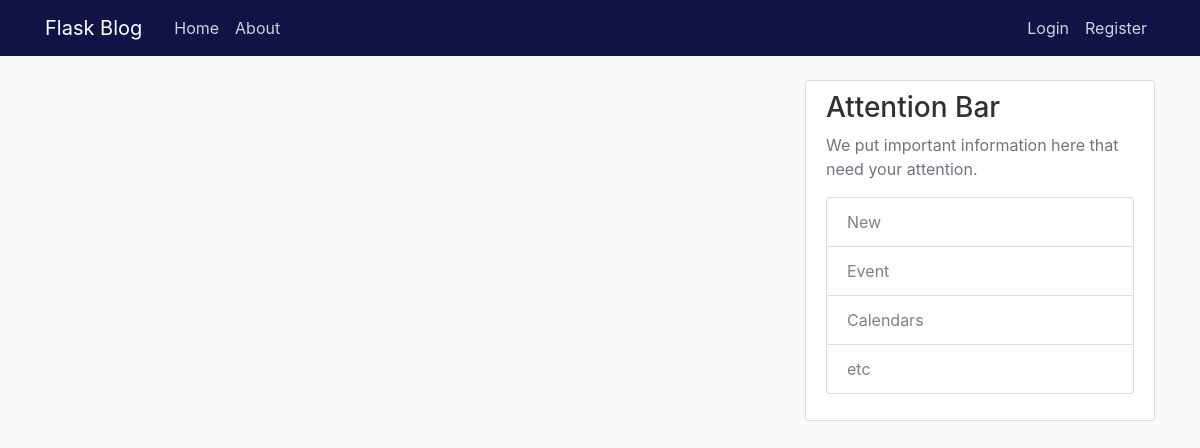
/home, run on an earlier commit of the app's database.
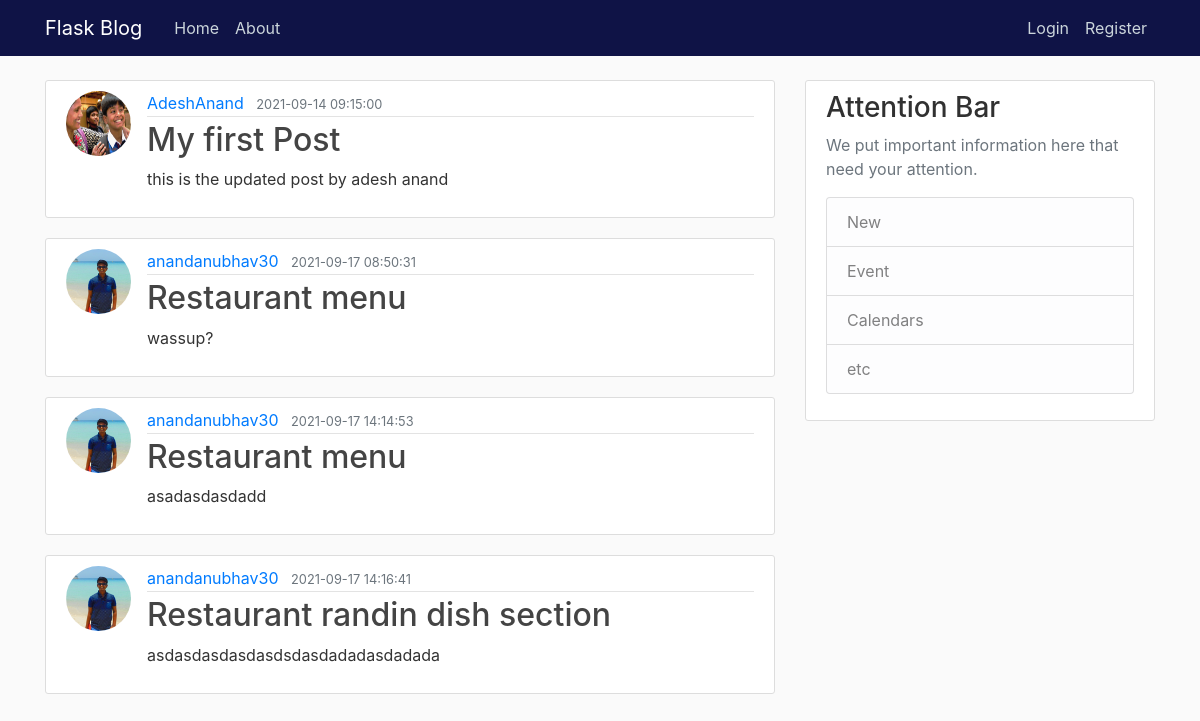
And on a later commit of the database.
### tables this page shows
CREATE TABLE post(
    id  INTEGER PRIMARY KEY,
    title TEXT(100) NOT NULL,
    date_posted DATETIME DEFAULT TIME,
    content TEXT NOT NULL,
    user_id INTEGER NOT NULL
    );

CREATE TABLE user(
    id  INTEGER PRIMARY KEY,
    username TEXT(20) UNIQUE NOT NULL,
    email TEXT(120) UNIQUE NOT NULL,
    image_file TEXT(20) NOT NULL DEFAULT 'default.jpg',
    password TEXT(20) NOT NULL
    );

### flaskblog/main/routes.py (the view)
@main.route("/")
@main.route("/home")
def home():
    c = conn.cursor()
    c.execute("SELECT user.username, post.title, post.content, post.date_posted, user.image_file, post.id FROM post LEFT JOIN user ON user.id = post.user_id")
    items = c.fetchall()
    posts = []
    for item in items:
        post = {
            'author': item[0],
            'title': item[1],
            'content': item[2],
            'date_posted': item[3],
            'image_file': item[4],
            'id': item[5]
        }
        posts.append(post)
    return render_template('home.html', posts=posts)

### flaskblog/templates/home.html
{% extends "layout.html" %}
{% block content %}
    {% for post in posts %}
        <article class="media content-section">
            <img src="{{ url_for('static', filename='profile_pics/'+post.image_file) }}" alt="" class="rounded-circle article-img">
            <div class="media-body">
                <div class="article-metadata">
                    <a class="mr-2" href="#">{{ post.author }}</a>
                    <small class="text-muted">{{ post.date_posted }}</small>
                </div>
                <h2><a class="article-title" href="{{ url_for('posts.post', post_id=post.id) }}">{{ post.title }}</a></h2>
                <p class="article-content">{{ post.content }}</p>
            </div>
        </article>
    {% endfor %}
{% endblock content %}

### flaskblog/templates/layout.html (shortened to what this page needs)
<!DOCTYPE html>
<html>
<head>
    <link rel="stylesheet" href="https://maxcdn.bootstrapcdn.com/bootstrap/4.0.0/css/bootstrap.min.css">
    <link rel="stylesheet" type="text/css" href="{{ url_for('static', filename='main.css') }}">
</head>
<body>
    <header class="site-header">
        <nav class="navbar navbar-expand-md navbar-dark bg-steel fixed-top">
            <div class="container">
                <a class="navbar-brand mr-4" href="/">Flask Blog</a>
                <div class="collapse navbar-collapse" id="navbarToggle">
                    <div class="navbar-nav mr-auto">
                        <a class="nav-item nav-link" href="/">Home</a>
                        <a class="nav-item nav-link" href="/about">About</a>
                    </div>
                  <div class="navbar-nav">
                      {% if session.isAuthenticated %}
                        <a class="nav-item nav-link" href="{{ url_for('posts.new_post') }}">New Post</a>
                        <a class="nav-item nav-link" href="{{ url_for('users.account') }}">Account</a>
                        <a class="nav-item nav-link" href="{{ url_for('users.logout') }}">Logout</a>
                      {% else %}
                        <a class="nav-item nav-link" href="/login">Login</a>
                        <a class="nav-item nav-link" href="/register">Register</a>
                      {% endif %}
                  </div>
                </div>
            </div>
        </nav>
    </header>
    <main role="main" class="container">
        <div class="row">
            <div class="col-md-8">
                {% block content %}{% endblock %}
            </div>
            <div class="col-md-4">
                <div class="content-section">
                    <h3>Attention Bar</h3>
                    <p class='text-muted'>We put important information here that need your attention.
                        <ul class="list-group">
                            <li class="list-group-item list-group-item-light">New</li>
                            <li class="list-group-item list-group-item-light">Event</li>
                            <li class="list-group-item list-group-item-light">Calendars</li>
                            <li class="list-group-item list-group-item-light">etc</li>
                        </ul>
                    </p>
                </div>
            </div>
        </div>
    </main>
</body>
</html>

### flaskblog/static/main.css (style rules this page uses)
body { background: #fafafa; color: #333333; margin-top: 5rem; }
h1, h2, h3, h4, h5, h6 { color: #313131; }
.bg-steel { background-color: #0f1346; }
.site-header .navbar-nav .nav-link { color: #cbd5db; }
.content-section { background: #ffffff; padding: 10px 20px; border: 1px solid #dddddd; border-radius: 3px; margin-bottom: 20px; }
.article-title { color: #444444; }
.article-content { white-space: pre-line; }
.article-img { height: 65px; width: 65px; margin-right: 16px; }
.article-metadata { padding-bottom: 1px; margin-bottom: 4px; border-bottom: 1px solid #e3e3e3 }

What changed in the data, as far as the page shows it:
added post: image_file (picture), author "AdeshAnand", date_posted "2021-09-14 09:15:00", title "My first Post", content "this is the updated post by adesh anand"
added post: image_file (picture), author "anandanubhav30", date_posted "2021-09-17 08:50:31", title "Restaurant menu", content "wassup?"
added post: image_file (picture), author "anandanubhav30", date_posted "2021-09-17 14:14:53", title "Restaurant menu", content "asadasdasdadd"
added post: image_file (picture), author "anandanubhav30", date_posted "2021-09-17 14:16:41", title "Restaurant randin dish section", content "asdasdasdasdasdsdasdadadasdadada"
